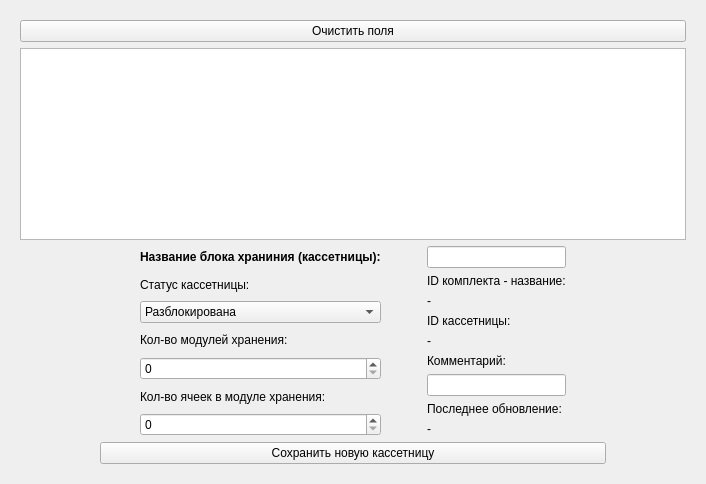
                <widget class="QWidget" name="tab_14">
                 <attribute name="title">
                  <string>Блоки хранения</string>
                 </attribute>
                 <layout class="QGridLayout" name="gridLayout_6">
                  <item row="0" column="0">
                   <widget class="QFrame" name="frame_2">
                    <layout class="QGridLayout" name="gridLayout_25">
                     <item row="2" column="0">
                      <layout class="QHBoxLayout" name="horizontalLayout_20">
                       <item>
                        <spacer name="horizontalSpacer_60">
                         <property name="orientation">
                          <enum>Qt::Vertical</enum>
                         </property>
                         <property name="sizeHint" stdset="0">
                          <size>
                           <width>40</width>
                           <height>20</height>
                          </size>
                         </property>
                        </spacer>
                       </item>
                       <item>
                        <spacer name="horizontalSpacer_61">
                         <property name="orientation">
                          <enum>Qt::Vertical</enum>
                         </property>
                         <property name="sizeHint" stdset="0">
                          <size>
                           <width>40</width>
                           <height>20</height>
                          </size>
                         </property>
                        </spacer>
                       </item>
                       <item>
                        <layout class="QVBoxLayout" name="areaSetOne_2">
                         <item>
                          <layout class="QHBoxLayout" name="horizontalLayout_28"/>
                         </item>
                         <item>
                          <layout class="QHBoxLayout" name="horizontalLayout_32">
                           <item>
                            <spacer name="horizontalSpacer_63">
                             <property name="orientation">
                              <enum>Qt::Vertical</enum>
                             </property>
                             <property name="sizeHint" stdset="0">
                              <size>
                               <width>40</width>
                               <height>20</height>
                              </size>
                             </property>
                            </spacer>
                           </item>
                           <item>
                            <layout class="QVBoxLayout" name="verticalLayout_33">
                             <item>
                              <widget class="QLabel" name="label_109">
                               <property name="font">
                                <font>
                                 <weight>75</weight>
                                 <bold>true</bold>
                                </font>
                               </property>
                               <property name="text">
                                <string>Название блока храниния (кассетницы):</string>
                               </property>
                              </widget>
                             </item>
                             <item>
                              <widget class="QLabel" name="label_76">
                               <property name="text">
                                <string>Статус кассетницы:</string>
                               </property>
                              </widget>
                             </item>
                             <item>
                              <widget class="QComboBox" name="comboKasStatus">
                               <item>
                                <property name="text">
                                 <string>Разблокирована</string>
                                </property>
                               </item>
                               <item>
                                <property name="text">
                                 <string>Заблокирована</string>
                                </property>
                               </item>
                              </widget>
                             </item>
                             <item>
                              <widget class="QLabel" name="label_105">
                               <property name="text">
                                <string>Кол-во модулей хранения:</string>
                               </property>
                              </widget>
                             </item>
                             <item>
                              <widget class="QSpinBox" name="inputIntKasLenght"/>
                             </item>
                             <item>
                              <widget class="QLabel" name="label_106">
                               <property name="text">
                                <string>Кол-во ячеек в модуле хранения:</string>
                               </property>
                              </widget>
                             </item>
                             <item>
                              <widget class="QSpinBox" name="inputIntKasWidth"/>
                             </item>
                            </layout>
                           </item>
                           <item>
                            <spacer name="horizontalSpacer_64">
                             <property name="orientation">
                              <enum>Qt::Vertical</enum>
                             </property>
                             <property name="sizeHint" stdset="0">
                              <size>
                               <width>40</width>
                               <height>20</height>
                              </size>
                             </property>
                            </spacer>
                           </item>
                           <item>
                            <layout class="QVBoxLayout" name="verticalLayout_34">
                             <item>
                              <widget class="QLineEdit" name="inputKasName"/>
                             </item>
                             <item>
                              <widget class="QLabel" name="label_103">
                               <property name="text">
                                <string>ID комплекта - название:</string>
                               </property>
                              </widget>
                             </item>
                             <item>
                              <widget class="QLabel" name="textSetId_2">
                               <property name="text">
                                <string>-</string>
                               </property>
                              </widget>
                             </item>
                             <item>
                              <widget class="QLabel" name="label_104">
                               <property name="text">
                                <string>ID кассетницы:</string>
                               </property>
                              </widget>
                             </item>
                             <item>
                              <widget class="QLabel" name="textKasId">
                               <property name="text">
                                <string>-</string>
                               </property>
                              </widget>
                             </item>
                             <item>
                              <widget class="QLabel" name="label_79">
                               <property name="text">
                                <string>Комментарий:</string>
                               </property>
                              </widget>
                             </item>
                             <item>
                              <widget class="QLineEdit" name="inputKasNote"/>
                             </item>
                             <item>
                              <widget class="QLabel" name="label_75">
                               <property name="text">
                                <string>Последнее обновление:</string>
                               </property>
                              </widget>
                             </item>
                             <item>
                              <layout class="QHBoxLayout" name="horizontalLayout_34">
                               <item>
                                <widget class="QLabel" name="dateKasLastUpdate">
                                 <property name="text">
                                  <string>-</string>
                                 </property>
                                </widget>
                               </item>
                              </layout>
                             </item>
                            </layout>
                           </item>
                           <item>
                            <spacer name="horizontalSpacer_65">
                             <property name="orientation">
                              <enum>Qt::Vertical</enum>
                             </property>
                             <property name="sizeHint" stdset="0">
                              <size>
                               <width>40</width>
                               <height>20</height>
                              </size>
                             </property>
                            </spacer>
                           </item>
                          </layout>
                         </item>
                         <item>
                          <layout class="QGridLayout" name="gridLayout_21">
                           <item row="0" column="0">
                            <widget class="QPushButton" name="btnKasSave">
                             <property name="text">
                              <string>Сохранить новую кассетницу</string>
                             </property>
                            </widget>
                           </item>
                          </layout>
                         </item>
                        </layout>
                       </item>
                       <item>
                        <spacer name="horizontalSpacer_66">
                         <property name="orientation">
                          <enum>Qt::Vertical</enum>
                         </property>
                         <property name="sizeHint" stdset="0">
                          <size>
                           <width>40</width>
                           <height>20</height>
                          </size>
                         </property>
                        </spacer>
                       </item>
                       <item>
                        <spacer name="horizontalSpacer_67">
                         <property name="orientation">
                          <enum>Qt::Vertical</enum>
                         </property>
                         <property name="sizeHint" stdset="0">
                          <size>
                           <width>40</width>
                           <height>20</height>
                          </size>
                         </property>
                        </spacer>
                       </item>
                      </layout>
                     </item>
                     <item row="1" column="0">
                      <widget class="QTableView" name="tableView_kas">
                       <property name="minimumSize">
                        <size>
                         <width>0</width>
                         <height>150</height>
                        </size>
                       </property>
                       <property name="maximumSize">
                        <size>
                         <width>16777215</width>
                         <height>300</height>
                        </size>
                       </property>
                      </widget>
                     </item>
                     <item row="0" column="0">
                      <widget class="QPushButton" name="btnKasCreateNew">
                       <property name="text">
                        <string>Очистить поля</string>
                       </property>
                      </widget>
                     </item>
                    </layout>
                   </widget>
                  </item>
                 </layout>
                </widget>
